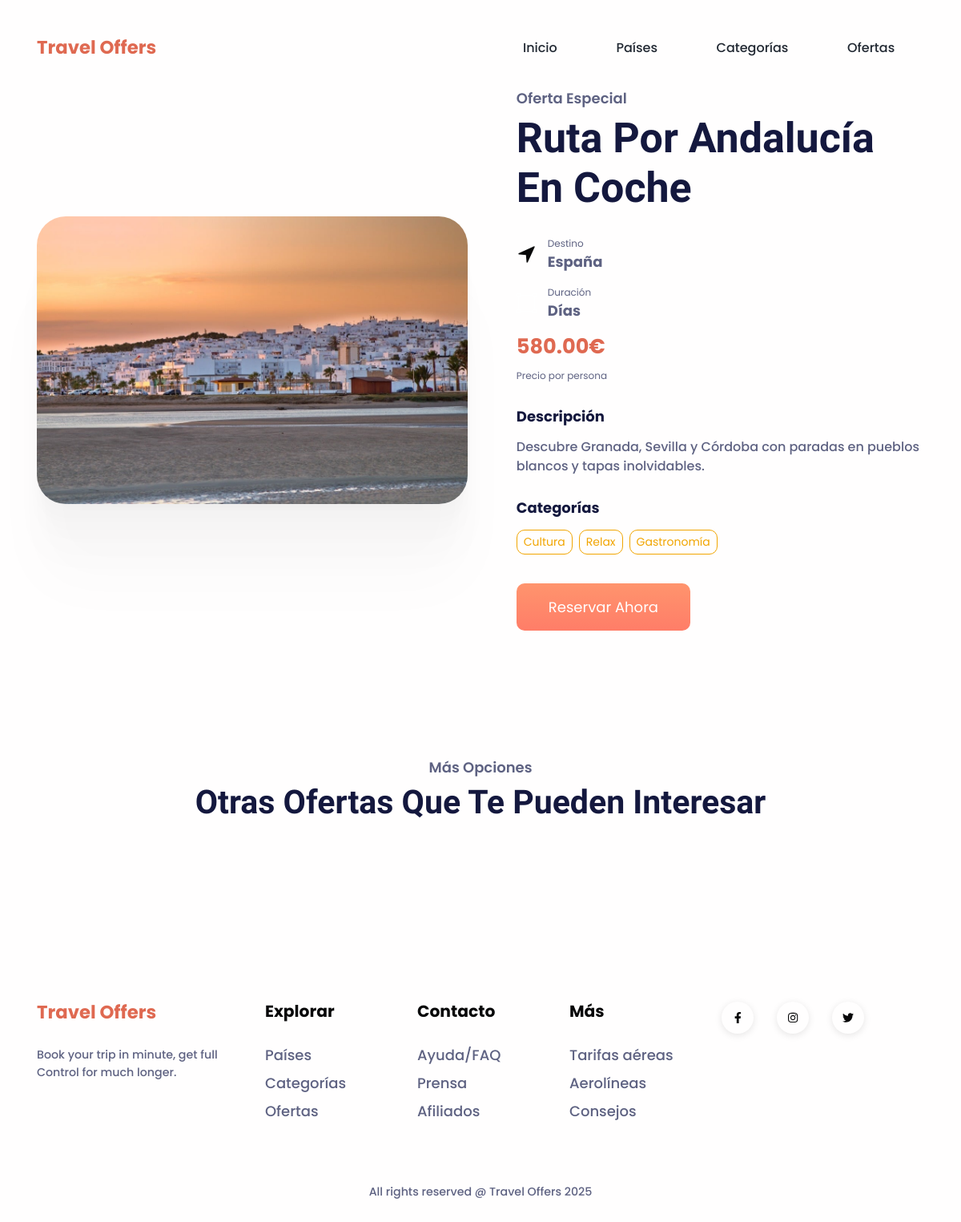
The app's page /ofertas/3/ with its own data.
### appTravel/models.py (models this page shows, shortened)
class Imagen(models.Model):
    titulo = models.CharField(max_length=100, blank=True)
    imagen = models.ImageField(upload_to='imagenes/')
    oferta = models.ForeignKey(
        Oferta,
        on_delete=models.CASCADE,
        related_name='galeria',
        null=True,
        blank=True
    )
    class Meta:
        verbose_name_plural = "Imagenes"

class Oferta(models.Model):
    titulo = models.CharField(max_length=150)
    descripcion = models.TextField()
    precio = models.DecimalField(max_digits=8, decimal_places=2)
    pais = models.ForeignKey(Pais, on_delete=models.CASCADE)
    categorias = models.ManyToManyField(Categoria)
    fecha_publicacion = models.DateField(auto_now_add=True)
    imagen = models.URLField(blank=True, null=True)

class Pais(models.Model):
    nombre = models.CharField(max_length=100)
    descripcion = models.TextField(blank=True, null=True)
    icono = models.ImageField(upload_to='iconos_paises/', blank=True, null=True)
    class Meta:
        verbose_name_plural = "Países"

class Categoria(models.Model):
    nombre = models.CharField(max_length=100)
    descripcion = models.TextField(blank=True, null=True)
    icono = models.ImageField(upload_to='iconos_categorias/', blank=True, null=True)

### appTravel/views.py (the view)
# urls.py: path('ofertas/<int:oferta_id>/', OfertaDetailView.as_view(), name='detalle_oferta'),
class OfertaDetailView(DetailView):
    model = Oferta
    template_name = 'appTravel/detalle_oferta.html'
    context_object_name = 'oferta'
    pk_url_kwarg = 'oferta_id'

### appTravel/templates/appTravel/detalle_oferta.html (shortened to what this page needs)
{% extends 'appTravel/base.html' %}
{% load static %}
{% block contenido %}
<section style="padding-top: 7rem;">
  <div class="container">
    <div class="row align-items-center">
      <div class="col-lg-6 mb-4 mb-lg-0">
        {% with gal=imagenes|default:oferta.galeria.all %}
          {% if gal and gal|length > 0 %}
            <img class="w-100 rounded-3 shadow"
                 src="{{ gal.0.imagen.url }}"
                 alt="{{ oferta.titulo }}"
                 style="max-height: 500px; object-fit: cover;" />
          {% elif oferta.imagen %}
            <img class="w-100 rounded-3 shadow"
                 src="{{ oferta.imagen }}"
                 alt="{{ oferta.titulo }}"
                 style="max-height: 500px; object-fit: cover;" />
          {% else %}
            <img class="w-100 rounded-3 shadow"
                 src="{% static 'appTravel/img/steps/booking-img.jpg' %}"
                 alt="{{ oferta.titulo }}"
                 style="max-height: 500px; object-fit: cover;" />
          {% endif %}
        {% endwith %}
      </div>
      <div class="col-lg-6">
        <div class="ps-lg-4">
          <h5 class="text-secondary">Oferta Especial</h5>
          <h1 class="fs-xl-10 fs-lg-8 fs-7 fw-bold font-cursive text-capitalize mb-4">
            {{ oferta.titulo }}
          </h1>
          <div class="d-flex align-items-center mb-3">
            <img src="{% static 'appTravel/img/dest/navigation.svg' %}"
                 style="margin-right: 14px" width="25" alt="País" />
            <div>
              <small class="text-secondary d-block">Destino</small>
              <a class="link-900 fw-bold fs-1 text-decoration-none"
                 href="/paises/{{ oferta.pais.id }}/">
                {{ oferta.pais.nombre }}
              </a>
            </div>
          </div>
          <div class="d-flex align-items-center mb-3">
            <img src="{% static 'appTravel/img/steps/selection.svg' %}"
                 style="margin-right: 14px" width="25" alt="Duración" />
            <div>
              <small class="text-secondary d-block">Duración</small>
              <span class="fw-bold fs-1">{{ oferta.duracion_dias }} Días</span>
            </div>
          </div>
          <div class="mb-4">
            <h2 class="text-danger fw-bold">{{ oferta.precio }}€</h2>
            <small class="text-secondary">Precio por persona</small>
          </div>
          {% if oferta.descripcion %}
            <div class="mb-4">
              <h5 class="fw-bold mb-3">Descripción</h5>
              <p class="fw-medium">{{ oferta.descripcion }}</p>
            </div>
          {% endif %}
          {% if oferta.categorias.all %}
            <div class="mb-4">
              <h5 class="fw-bold mb-3">Categorías</h5>
              <div class="icon-group">
                {% for c in oferta.categorias.all %}
                  <a class="btn btn-outline-primary btn-sm me-2 mb-2"
                     href="/categorias/{{ c.id }}/">
                    {{ c.nombre }}
                  </a>
                {% endfor %}
              </div>
            </div>
          {% endif %}
          <a class="btn btn-danger btn-lg orange-gradient-btn"
             href="{% url 'crear_reserva' oferta_id=oferta.id %}"
             role="button">
            Reservar Ahora
          </a>
        </div>
      </div>
    </div>
  </div>
</section>
<section class="pt-8 pb-8">
  <div class="container">
    <div class="mb-7 text-center">
      <h5 class="text-secondary">Más Opciones</h5>
      <h3 class="fs-xl-8 fs-lg-6 fs-5 fw-bold font-cursive text-capitalize">
        Otras Ofertas que te Pueden Interesar
      </h3>
    </div>
  </div>
</section>
{% endblock %}

### records on screen
Imagen: imagen (picture)
Oferta: titulo "Ruta Por Andalucía En Coche", pais.nombre "España", precio "580.00", descripcion "Descubre Granada, Sevilla y Córdoba con paradas en pueblos blancos y tapas inolvidables."
Categoria: nombre "Cultura"
Categoria: nombre "Relax"
Categoria: nombre "Gastronomía"
